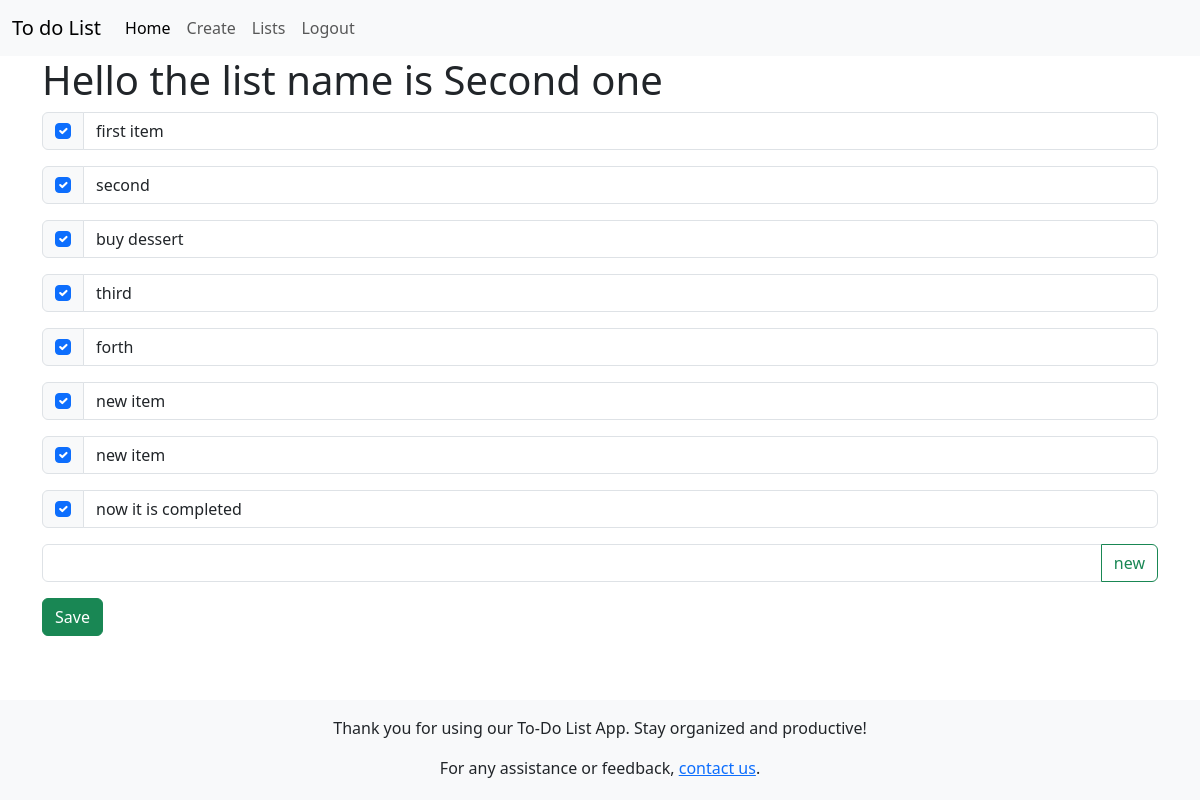
The page /lists/2 (signed in) on the database as committed earlier.
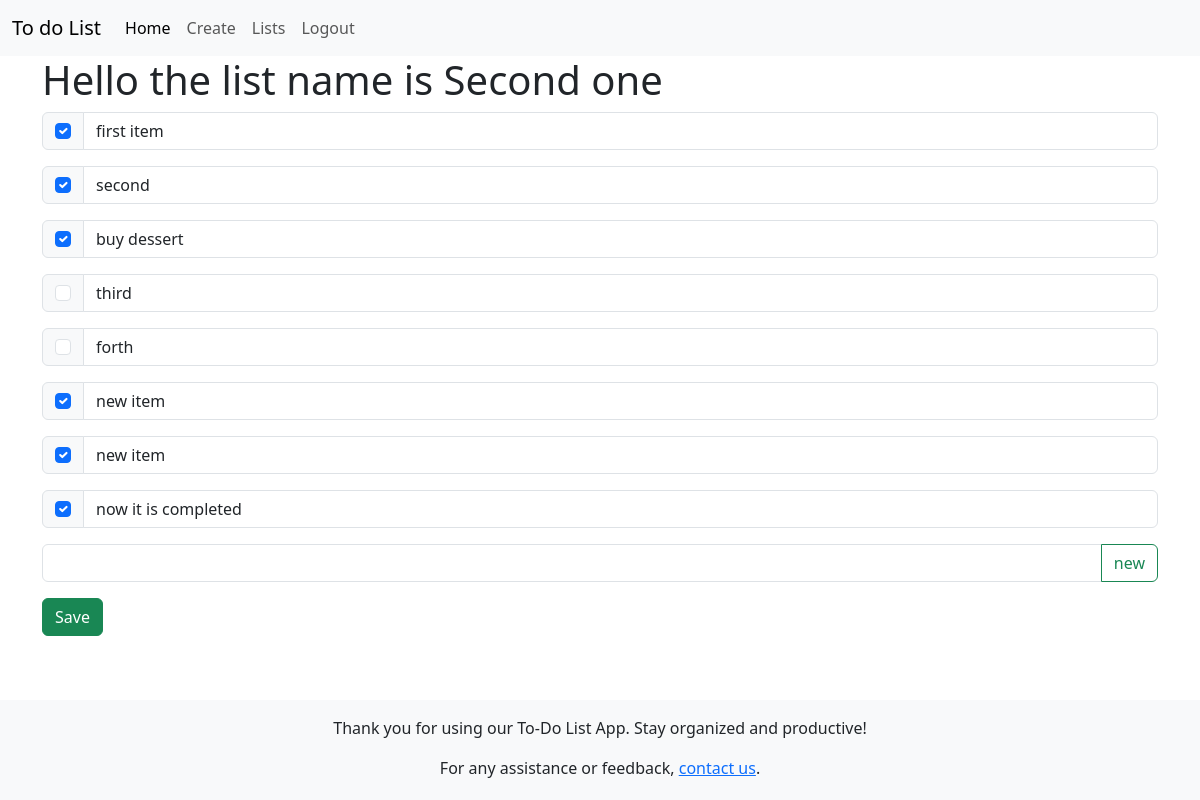
The same page on the database as committed later.
### main/models.py (models this page shows, shortened)
class ToDoList(models.Model):
    user = models.ForeignKey(User,on_delete=models.CASCADE)
    name = models.CharField(max_length=200)

class Item(models.Model):
    todoList = models.ForeignKey(ToDoList, on_delete=models.CASCADE, related_name="items",null=True)
    text = models.CharField(max_length = 300)
    complete = models.BooleanField()

### main/views.py (the view)
# urls.py: path('lists/<int:id>',views.listItems,name='listitems')
def listItems(request,id):
    todolist = ToDoList.objects.get(id=id)
    if request.method == 'POST':
        if 'newItem' in request.POST and len(request.POST.get('new')) is not 0:
            item_txt = request.POST.get('new')
            Item.objects.create(todoList=todolist, text=item_txt, complete=False)
        if 'save' in request.POST:
            print(request.POST)
            for item in todolist.items.all():
                if request.POST.get(str(item.id)) == 'checked':
                    item.complete = True
                else:
                    item.complete = False
                item.text = request.POST.get('item_'+str(item.id)+'_txt')
                item.save()
        return redirect('listitems', id=id)
    else:
        return render(request,'main/list.html',{'list': todolist})

### main/templates/main/list.html (shortened to what this page needs)
{% extends "main/base.html" %}
{% block content %}
<h1>Hello the list name is {{list.name}}</h1>
<form action="" method="POST">
    {% for item in list.items.all %}
        <div class="input-group mb-3">
            <div class="input-group-text">
                <input type="checkbox" class="form-check-input mt-0" value="checked" name="{{item.id|stringformat:'s'}}" aria-label="Checkbox for following text input"             {% if item.complete == True %}checked {% endif %}>
            </div>
            <input type="text" value="{{item.text}}" class="form-control" aria-label="Edit item text" name="item_{{item.id}}_txt">
        </div>
    {% endfor %}
    <div class="input-group mb-3">
        <input type="text" name="new" class="form-control">
        <button type="submit" name="newItem" class="btn btn-outline-success">new</button>
    </div>
    <button type="submit" name="save" value="save" class="btn btn-success">Save</button>
</form>
{% endblock %}

### main/templates/main/base.html (shortened to what this page needs)
<!DOCTYPE html>
<html lang="en">
<head>
    {% load static %}
    <link rel="stylesheet" type="text/css" href="{% static 'css/main.css' %}">
    <link href="https://cdn.jsdelivr.net/npm/bootstrap@5.3.2/dist/css/bootstrap.min.css" rel="stylesheet">
</head>
<body>
    {% if user.is_authenticated %}
    <nav class="navbar navbar-expand-lg bg-body-tertiary">
        <div class="container-fluid">
            <a class="navbar-brand" href="/">To do List</a>
            <div class="collapse navbar-collapse" id="navbarSupportedContent">
                <ul class="navbar-nav me-auto mb-2 mb-lg-0">
                    <li class="nav-item">
                        <a class="nav-link active" aria-current="page" href="/">Home</a>
                    </li>
                    <li class="nav-item">
                        <a class="nav-link" href="/create">Create</a>
                    </li>
                    <li class="nav-item">
                        <a class="nav-link" href="/lists">Lists</a>
                    </li>
                    <li class="nav-item">
                        <a class="nav-link" href="/logout">Logout</a>
                    </li>
                </ul>
            </div>
        </div>
    </nav>
    <div id="content" class="container">
        {% block content %}{% endblock %}
    </div>
        {% else %}
            <div class="container">
                <h1>To do list App</h1>
                <p>To see this content you need to be loged in.</p>
                <p>Login <a href="/login">here</a></p>
            </div>
        {% endif %}
    <footer class="footer bg-light">
        <div class="text-center">
            <p>Thank you for using our To-Do List App. Stay organized and productive!</p>
            <p>For any assistance or feedback, <a href="mailto:info@example.com">contact us</a>.</p>
        </div>
    </footer>
</body>
</html>

### main/static/css/main.css (style rules this page uses)
body { position: relative; min-height: 100vh; padding-bottom: 120px; margin: 0; }
.footer { position: absolute; bottom: 0; width: 100%; height: 100px; padding: 1rem; }

Rows that differ between the two databases and show on the page:
changed Item "third": complete "☑" → "☐"
changed Item "forth": complete "☑" → "☐"
